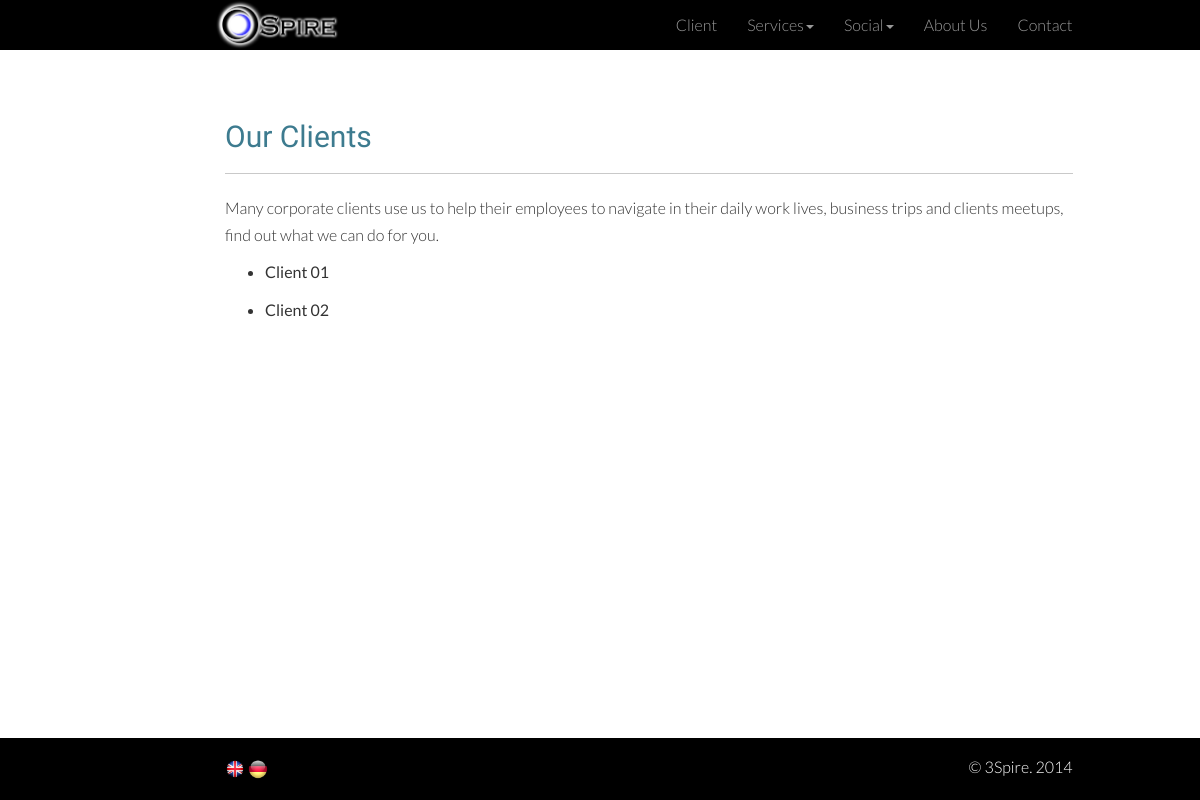
The app's page /en/clients/ with its own data.
### en/models.py (models this page shows, shortened)
class Company(models.Model):
    name = models.CharField(max_length=500)
    logo = models.ImageField(upload_to='company')
    email = models.EmailField(max_length=100)
    address = models.CharField(max_length=500)

class Client(models.Model):
    name = models.CharField(max_length=500)
    description = models.TextField()
    link = models.CharField(max_length=500)

### en/views.py (the view)
def clients(request):
    comapny = Company.objects.all()
    services = Service.objects.all()
    social_links = SocialLinks.objects.all()
    clients_list = Client.objects.all()
    context = { 'clients_list': clients_list, 'services' : services,
               'social_links': social_links, 'company':comapny }
    return render(request, 'clients.html', context)

### en/templates/clients.html
{% extends "en_base.html" %}
{% load staticfiles %}
{% load staticfiles %}
{% block content%}
    {% if clients_list %}
    <div class="container padded">
    <div class="row">
        <div class="col-lg-9 col-md-offset-2">
            <h2>Our Clients</h2>
            <hr>
            <p>Many corporate clients use us to help their employees to navigate in their daily work lives, business trips and clients meetups, find out what we can do for you.</p>
        {% for client in clients_list %}
            <ul>
                <li><b>{{client.name}}</b></li>
            </ul>
        {% endfor %}
        </div>
    </div>
</div>
    {% else %}
        No Clients available
    {% endif %}
{% endblock %}

### templates/en_base.html (shortened to what this page needs)
{% load staticfiles %}
<!DOCTYPE html>
<html>
    <head>
        <link rel="stylesheet" media="screen" type="text/css" href="{% static "css/bootstrap.min.css" %}">
        <link rel="stylesheet" media="screen" type="text/css" href="{% static "css/custom.css" %}">
    </head>
    <body>
        <nav class="navbar-inverse navbar-fixed-top" role="navigation">
            <div class="container">
                <div class="row">
                    <div id="top-bar-fix" class="col-lg-9 col-md-offset-2">
                        <div class="pull-left">
                            <div><a href="{% url 'home' %}"><img src="{{company.0.logo.url}}" class="navbar-image" height="50" alt="3Spire"></a></div>
                        </div>
                            <div class="pull-right">
                                <ul class="nav navbar-nav">
                                    <li><a href="{% url 'clients' %}">Client</a></li>
                                    <li class="dropdown">
                                        <a href="#" class="dropdown-toggle" data-toggle="dropdown">Services<b class="caret"></b></a>
                                    </li>
                                    <li class="dropdown">
                                        <a href="#" class="dropdown-toggle" data-toggle="dropdown">Social<b class="caret"></b></a>
                                    </li>
				    <li><a href="{% url 'about' %}">About Us</a></li>
                                    <li><a href="{% url 'contact' %}">Contact</a></li>
                                </ul>
                            </div>
                    </div>
                </div>
            </div>
        </nav>
	{% block content%}
	{% endblock%}
	<div class="ftr">
	    <div class="container">
		<div class="row">
		    <footer class="col-lg-9 col-md-offset-2">
			<div class="pull-left">
			    <p>
				<a href="{% url 'home' %}">
				    <img src="{% static "images/uk.png" %}" name="eng" class="language" heigh="20" width="20" alt="flag">
				</a>
				<a href="{% url 'ger_home' %}">
				    <img src="{% static "images/germany.png" %}" name="eng" class="language" heigh="20" width="20" alt="flag">
				</a>
			    </p>
			</div>
			<div class="pull-right">
			    <p>&copy; 3Spire. 2014</p>
			</div>
		    </footer>
		</div>
	    </div>
	</div>
    </body>
</html>

### static/css/custom.css (style rules this page uses)
html, body { font-family: 'Lato', sans-serif; font-weight: 300; font-size: 16px; line-height: 1.7; background-color: #fff; }
h1, h2, h3, h4 { font-family: 'Abel', sans-serif; color: #3d7b8f; }
b, strong { font-weight: 400; }
* { -webkit-box-sizing: border-box; -moz-box-sizing: border-box; box-sizing: border-box; }
.padded { padding: 100px 15px; }
hr { border-top: 1px solid #c9c9c9; }
.ftr { background-color: #000; padding: 15px 0 10px 0; bottom: 0px; width: 100%; }
.ftr address, .ftr a, .ftr p { color: #fff; }
#top-bar-fix { padding: 0 0 0 5px; }

### records on screen
Company: logo (picture)
Client: name "Client 01"
Client: name "Client 02"
